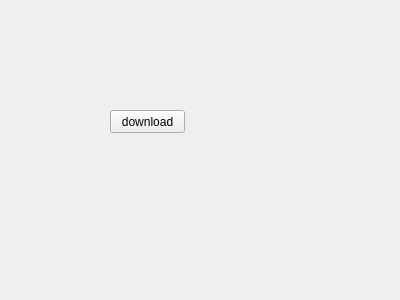
<?xml version="1.0" encoding="UTF-8"?>
<ui version="4.0">
 <class>SystemTray</class>
 <widget class="QWidget" name="SystemTray">
  <property name="geometry">
   <rect>
    <x>0</x>
    <y>0</y>
    <width>400</width>
    <height>300</height>
   </rect>
  </property>
  <property name="windowTitle">
   <string>SystemTray</string>
  </property>
  <widget class="QPushButton" name="download">
   <property name="geometry">
    <rect>
     <x>110</x>
     <y>110</y>
     <width>75</width>
     <height>23</height>
    </rect>
   </property>
   <property name="text">
    <string>download</string>
   </property>
  </widget>
 </widget>
 <layoutdefault spacing="6" margin="11"/>
 <resources/>
 <connections/>
</ui>
